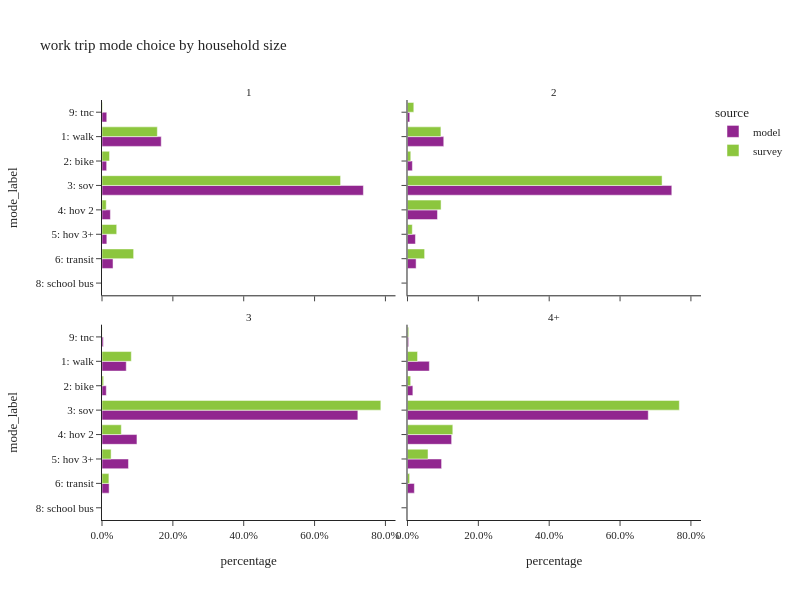

Notebook source saved alongside this figure:
### Code cell
plot_mode_choice(wk_trip,"hhsize_4+",
                 {"hhsize_4+":["1","2","3","4+"],
                  "mode_label":["1: walk","2: bike","3: sov","4: hov 2","5: hov 3+","6: transit",
                                   "8: school bus","9: other–survey only"]},
                 "household size",2,600)

### Figure 1 — Plotly figure (JSON) as saved in the notebook; plotly's stock layout.template omitted (floating-point values rounded to 4 significant figures)
{"data": [{"alignmentgroup": "True", "customdata": [[46348], [3644], [204495], [6562], [3788], [8621], [3727]], "hovertemplate": "source=model<br>hhsize_4+=1<br>percentage=%{x}<br>mode_label=%{y}<br>sample count=%{customdata[0]}<extra></extra>", "legendgroup": "model", "marker": {"color": "#91268F", "pattern": {"shape": ""}}, "name": "model", "offsetgroup": "model", "orientation": "h", "showlegend": true, "textposition": "auto", "type": "bar", "x": [0.1672, 0.01315, 0.7378, 0.02367, 0.01367, 0.0311, 0.01345], "xaxis": "x3", "y": ["1: walk", "2: bike", "3: sov", "4: hov 2", "5: hov 3+", "6: transit", "9: tnc"], "yaxis": "y3"}, {"alignmentgroup": "True", "customdata": [[13], [159], [41], [422], [11], [19], [99], [4]], "hovertemplate": "source=survey<br>hhsize_4+=1<br>percentage=%{x}<br>mode_label=%{y}<br>sample count=%{customdata[0]}<extra></extra>", "legendgroup": "survey", "marker": {"color": "#8CC63E", "pattern": {"shape": ""}}, "name": "survey", "offsetgroup": "survey", "orientation": "h", "showlegend": true, "textposition": "auto", "type": "bar", "x": [0.004979, 0.1562, 0.02126, 0.6734, 0.01193, 0.04152, 0.08932, 0.001382], "xaxis": "x3", "y": [null, "1: walk", "2: bike", "3: sov", "4: hov 2", "5: hov 3+", "6: transit", "9: tnc"], "yaxis": "y3"}, {"alignmentgroup": "True", "customdata": [[68603], [9258], [499924], [56730], [15043], [16276], [4275]], "hovertemplate": "source=model<br>hhsize_4+=2<br>percentage=%{x}<br>mode_label=%{y}<br>sample count=%{customdata[0]}<extra></extra>", "legendgroup": "model", "marker": {"color": "#91268F", "pattern": {"shape": ""}}, "name": "model", "offsetgroup": "model", "orientation": "h", "showlegend": false, "textposition": "auto", "type": "bar", "x": [0.1024, 0.01382, 0.746, 0.08466, 0.02245, 0.02429, 0.00638], "xaxis": "x4", "y": ["1: walk", "2: bike", "3: sov", "4: hov 2", "5: hov 3+", "6: transit", "9: tnc"], "yaxis": "y4"}, {"alignmentgroup": "True", "customdata": [[18], [140], [57], [592], [83], [19], [109], [7]], "hovertemplate": "source=survey<br>hhsize_4+=2<br>percentage=%{x}<br>mode_label=%{y}<br>sample count=%{customdata[0]}<extra></extra>", "legendgroup": "survey", "marker": {"color": "#8CC63E", "pattern": {"shape": ""}}, "name": "survey", "offsetgroup": "survey", "orientation": "h", "showlegend": false, "textposition": "auto", "type": "bar", "x": [0.003199, 0.09434, 0.009296, 0.7186, 0.09478, 0.01358, 0.04836, 0.01785], "xaxis": "x4", "y": [null, "1: walk", "2: bike", "3: sov", "4: hov 2", "5: hov 3+", "6: transit", "9: tnc"], "yaxis": "y4"}, {"alignmentgroup": "True", "customdata": [[28182], [4986], [297201], [40606], [30763], [8273], [3], [1533]], "hovertemplate": "source=model<br>hhsize_4+=3<br>percentage=%{x}<br>mode_label=%{y}<br>sample count=%{customdata[0]}<extra></extra>", "legendgroup": "model", "marker": {"color": "#91268F", "pattern": {"shape": ""}}, "name": "model", "offsetgroup": "model", "orientation": "h", "showlegend": false, "textposition": "auto", "type": "bar", "x": [0.06848, 0.01212, 0.7222, 0.09867, 0.07475, 0.0201, 7.29e-06, 0.003725], "xaxis": "x", "y": ["1: walk", "2: bike", "3: sov", "4: hov 2", "5: hov 3+", "6: transit", "8: school bus", "9: tnc"], "yaxis": "y"}, {"alignmentgroup": "True", "customdata": [[2], [33], [11], [270], [12], [9], [24], [1]], "hovertemplate": "source=survey<br>hhsize_4+=3<br>percentage=%{x}<br>mode_label=%{y}<br>sample count=%{customdata[0]}<extra></extra>", "legendgroup": "survey", "marker": {"color": "#8CC63E", "pattern": {"shape": ""}}, "name": "survey", "offsetgroup": "survey", "orientation": "h", "showlegend": false, "textposition": "auto", "type": "bar", "x": [0.0255, 0.08277, 0.004602, 0.787, 0.05453, 0.0257, 0.01947, 0.0004026], "xaxis": "x", "y": [null, "1: walk", "2: bike", "3: sov", "4: hov 2", "5: hov 3+", "6: transit", "9: tnc"], "yaxis": "y"}, {"alignmentgroup": "True", "customdata": [[49065], [12074], [540308], [99074], [76522], [15448], [26], [2527]], "hovertemplate": "source=model<br>hhsize_4+=4+<br>percentage=%{x}<br>mode_label=%{y}<br>sample count=%{customdata[0]}<extra></extra>", "legendgroup": "model", "marker": {"color": "#91268F", "pattern": {"shape": ""}}, "name": "model", "offsetgroup": "model", "orientation": "h", "showlegend": false, "textposition": "auto", "type": "bar", "x": [0.06171, 0.01519, 0.6796, 0.1246, 0.09625, 0.01943, 3.27e-05, 0.003178], "xaxis": "x2", "y": ["1: walk", "2: bike", "3: sov", "4: hov 2", "5: hov 3+", "6: transit", "8: school bus", "9: tnc"], "yaxis": "y2"}, {"alignmentgroup": "True", "customdata": [[17], [14], [313], [30], [13], [16], [2]], "hovertemplate": "source=survey<br>hhsize_4+=4+<br>percentage=%{x}<br>mode_label=%{y}<br>sample count=%{customdata[0]}<extra></extra>", "legendgroup": "survey", "marker": {"color": "#8CC63E", "pattern": {"shape": ""}}, "name": "survey", "offsetgroup": "survey", "orientation": "h", "showlegend": false, "textposition": "auto", "type": "bar", "x": [0.02836, 0.00901, 0.7673, 0.1279, 0.05795, 0.006057, 0.003398], "xaxis": "x2", "y": ["1: walk", "2: bike", "3: sov", "4: hov 2", "5: hov 3+", "6: transit", "9: tnc"], "yaxis": "y2"}], "layout": {"annotations": [{"font": {}, "showarrow": false, "text": "3", "x": 0.245, "xanchor": "center", "xref": "paper", "y": 0.465, "yanchor": "bottom", "yref": "paper"}, {"font": {}, "showarrow": false, "text": "4+", "x": 0.755, "xanchor": "center", "xref": "paper", "y": 0.465, "yanchor": "bottom", "yref": "paper"}, {"font": {}, "showarrow": false, "text": "1", "x": 0.245, "xanchor": "center", "xref": "paper", "y": 1.0, "yanchor": "bottom", "yref": "paper"}, {"font": {}, "showarrow": false, "text": "2", "x": 0.755, "xanchor": "center", "xref": "paper", "y": 1.0, "yanchor": "bottom", "yref": "paper"}], "barmode": "group", "height": 600, "legend": {"title": {"text": "source"}, "tracegroupgap": 0}, "title": {"text": "work trip mode choice by household size"}, "width": 800, "xaxis": {"anchor": "y", "domain": [0.0, 0.49], "tickformat": ".1%", "title": {"text": "percentage"}}, "xaxis2": {"anchor": "y2", "domain": [0.51, 1.0], "matches": "x", "tickformat": ".1%", "title": {"text": "percentage"}}, "xaxis3": {"anchor": "y3", "domain": [0.0, 0.49], "matches": "x", "showticklabels": false, "tickformat": ".1%"}, "xaxis4": {"anchor": "y4", "domain": [0.51, 1.0], "matches": "x", "showticklabels": false, "tickformat": ".1%"}, "yaxis": {"anchor": "x", "categoryarray": ["9: other–survey only", "8: school bus", "6: transit", "5: hov 3+", "4: hov 2", "3: sov", "2: bike", "1: walk"], "categoryorder": "array", "domain": [0.0, 0.465], "title": {"text": "mode_label"}}, "yaxis2": {"anchor": "x2", "domain": [0.0, 0.465], "matches": "y", "showticklabels": false}, "yaxis3": {"anchor": "x3", "categoryarray": ["9: other–survey only", "8: school bus", "6: transit", "5: hov 3+", "4: hov 2", "3: sov", "2: bike", "1: walk"], "categoryorder": "array", "domain": [0.535, 1.0], "matches": "y", "title": {"text": "mode_label"}}, "yaxis4": {"anchor": "x4", "domain": [0.535, 1.0], "matches": "y", "showticklabels": false}}}
